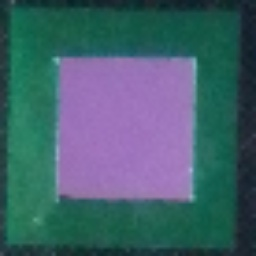
#> input picture Result_Nokia/nokia_cover/NO2/4lRYo_ngochanpham274@gmail.com_2024-12-12 10_38_01_No2-_0.5ppm_003_Nokia test_10.8768404_106.6782455.jpg, 256 x 256 px; its folder holds 4 pictures in this run
$ jupyter execute --allow-errors Optic_cover_NO2_nokia.ipynb
#> lines starting #> are read from the running program, lines starting #| are printed output that depends on the picture
[cell 1]
import cv2
import os
import joblib
import numpy as np
import pandas as pd
import matplotlib.pyplot as plt
from skimage.feature import local_binary_pattern, hog
from sklearn.metrics import mean_squared_error, r2_score
from sklearn.pipeline import Pipeline
from sklearn.model_selection import GridSearchCV, train_test_split
from sklearn.preprocessing import StandardScaler
from sklearn.linear_model import LinearRegression
from sklearn.ensemble import RandomForestRegressor
from sklearn.svm import SVR

[cell 2]
df = pd.read_csv("./Metadata_NO2_nokia.csv")
#> (reads Result_Nokia/Metadata_NO2_nokia.csv from the repository)
df.head()

[cell 3]
# Set the image_id as the index in data_pd
df.set_index('ID_img', inplace=True)

[cell 4]
# Đường dẫn tới thư mục chứa dữ liệu
data_dir = './nokia_cover/NO2/'
image_size = (256, 256)  # Kích thước ảnh (tuỳ chọn)

# Đọc tất cả hình ảnh trong thư mục
def load_images(data_dir, image_size):
#> called with data_dir = './nokia_cover/NO2/', image_size = (256, 256)
    images = []
    labels = []
    for img_name in os.listdir(data_dir):
        img_path = os.path.join(data_dir, img_name)
        if os.path.isfile(img_path):  # Kiểm tra chắc chắn đây là tệp
            try:
                image = cv2.imread(img_path)
#> image is the input picture: shape (256, 256, 3); mean B, G, R 108.1, 97.1, 67.3
                if image is None:  # Kiểm tra xem tệp có phải là ảnh hợp lệ không
                    print(f"File {img_path} không phải là ảnh hợp lệ.")
                    continue

                image = cv2.resize(image, image_size)

                # Lấy nhãn từ DataFrame df_NH3
                label = df.loc[img_name, 'ppm']

                images.append(image)
                labels.append(label)
            except Exception as e:
                print(f"Lỗi khi đọc ảnh {img_path}: {e}")

    return np.array(images), np.array(labels)

# Load dataset
images, labels = load_images(data_dir, image_size)

# Chia dữ liệu thành tập huấn luyện và kiểm thử
X_train, X_test, y_train, y_test = train_test_split(images, labels, test_size=0.4, random_state=42)

[cell 5]
# Chuyển đổi không gian màu RGB, HSV, L*a*b*
def extract_color_features(image):
    rgb_mean = np.mean(image, axis=(0,1))  # Tính trung bình theo kênh màu RGB
#> rgb_mean = [108.1, 97.09, 67.3]
    hsv_image = cv2.cvtColor(image, cv2.COLOR_BGR2HSV)
#> hsv_image: shape (256, 256, 3); mean H, S, V 100.9, 141.6, 117.2
    hsv_mean = np.mean(hsv_image, axis=(0,1))  # Trung bình trong không gian HSV
#> hsv_mean = [100.9, 141.6, 117.2]
    lab_image = cv2.cvtColor(image, cv2.COLOR_BGR2LAB)
#> lab_image: shape (256, 256, 3); mean of channels 0, 1, 2 102, 121, 120.2
    lab_mean = np.mean(lab_image, axis=(0,1))  # Trung bình trong không gian L*a*b*
#> lab_mean = [102, 121, 120.2]

    return np.concatenate([rgb_mean, hsv_mean, lab_mean])

# Áp dụng trích xuất đặc trưng màu cho tất cả ảnh
X_train_features = np.array([extract_color_features(img) for img in X_train])
#> in extract_color_features (call 2), `hsv_image = cv2.cvtColor(image, cv2.COLOR_BGR2HSV)`: hsv_image: shape (256, 256, 3); mean H, S, V 96, 129.3, 120.3
#> in extract_color_features (call 2), `lab_image = cv2.cvtColor(image, cv2.COLOR_BGR2LAB)`: lab_image: shape (256, 256, 3); mean of channels 0, 1, 2 110.2, 115.3, 124
X_test_features = np.array([extract_color_features(img) for img in X_test])
#> in extract_color_features (call 3), `hsv_image = cv2.cvtColor(image, cv2.COLOR_BGR2HSV)`: hsv_image: shape (256, 256, 3); mean H, S, V 104.1, 186.6, 98.2
#> in extract_color_features (call 3), `lab_image = cv2.cvtColor(image, cv2.COLOR_BGR2LAB)`: lab_image: shape (256, 256, 3); mean of channels 0, 1, 2 80.5, 128.8, 120.1
#> in extract_color_features (call 4), `rgb_mean = np.mean(image, axis=(0,1))`: rgb_mean = [112.5, 112.6, 68.75]
#> in extract_color_features (call 4), `rgb_mean = np.mean(image, axis=(0,1))`:
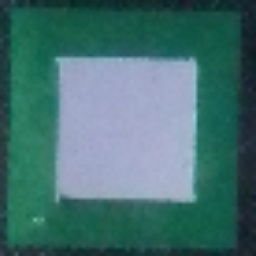
#> image: shape (256, 256, 3); mean B, G, R 112.5, 112.6, 68.7
#> in extract_color_features (call 4), `hsv_image = cv2.cvtColor(image, cv2.COLOR_BGR2HSV)`: hsv_image: shape (256, 256, 3); mean H, S, V 93.3, 130.8, 121.5
#> in extract_color_features (call 4), `hsv_mean = np.mean(hsv_image, axis=(0,1))`: hsv_mean = [93.26, 130.8, 121.5]
#> in extract_color_features (call 4), `lab_image = cv2.cvtColor(image, cv2.COLOR_BGR2LAB)`: lab_image: shape (256, 256, 3); mean of channels 0, 1, 2 112.8, 113.6, 124.3
#> in extract_color_features (call 4), `lab_mean = np.mean(lab_image, axis=(0,1))`: lab_mean = [112.8, 113.6, 124.3]

[cell 6]
# Trích xuất LBP và HOG
def extract_texture_features(image):
    gray_image = cv2.cvtColor(image, cv2.COLOR_BGR2GRAY)
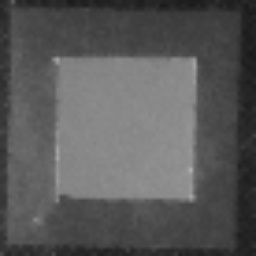
#> gray_image: shape (256, 256); min 26, max 178, mean 89.4

    # LBP
    lbp = local_binary_pattern(gray_image, P=8, R=1, method='uniform')
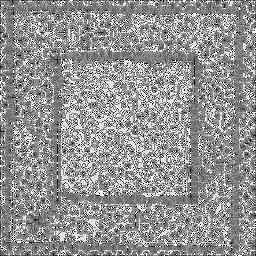
#> lbp: shape (256, 256) float64; min 0, max 9, mean 5.23; drawn with min black and max white
    lbp_hist, _ = np.histogram(lbp, bins=np.arange(0, 11), range=(0, 10), density=True)
#> lbp_hist = [0.00406, 0.0233, 0.00775, 0.115, 0.208, 0.305, 0.0835, 0.0761, 0.142, 0.036]

    # HOG
    hog_features, _ = hog(gray_image, orientations=9, pixels_per_cell=(8, 8),
                          cells_per_block=(2, 2), visualize=True)

    return np.concatenate([lbp_hist, hog_features])

# Áp dụng trích xuất đặc trưng kết cấu
X_train_texture = np.array([extract_texture_features(img) for img in X_train])
#> in extract_texture_features (call 2), `gray_image = cv2.cvtColor(image, cv2.COLOR_BGR2GRAY)`:
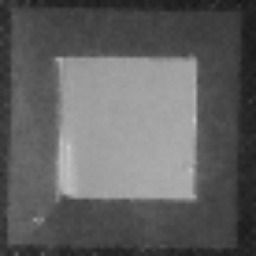
#> gray_image: shape (256, 256); min 21, max 203, mean 97.1
#> in extract_texture_features (call 2), `lbp = local_binary_pattern(gray_image, P=8, R=1, method='uniform')`:
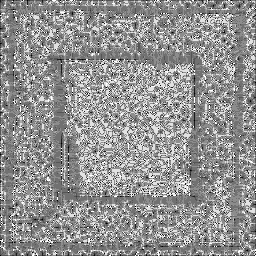
#> lbp: shape (256, 256) float64; min 0, max 9, mean 5.19; drawn with min black and max white
#> in extract_texture_features (call 2), `lbp_hist, _ = np.histogram(lbp, bins=np.arange(0, 11), range=(0, 10), ..`: lbp_hist = [0.00395, 0.0232, 0.008, 0.116, 0.216, 0.306, 0.0846, 0.074, 0.133, 0.0348]
X_test_texture = np.array([extract_texture_features(img) for img in X_test])
#> in extract_texture_features (call 3), `gray_image = cv2.cvtColor(image, cv2.COLOR_BGR2GRAY)`:
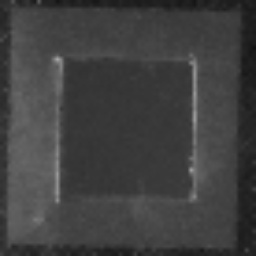
#> gray_image: shape (256, 256); min 18, max 169, mean 64.3
#> in extract_texture_features (call 3), `lbp = local_binary_pattern(gray_image, P=8, R=1, method='uniform')`:
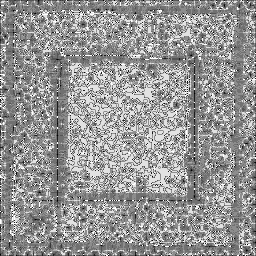
#> lbp: shape (256, 256) float64; min 0, max 9, mean 5.31; drawn with min black and max white
#> in extract_texture_features (call 3), `lbp_hist, _ = np.histogram(lbp, bins=np.arange(0, 11), range=(0, 10), ..`: lbp_hist = [0.00389, 0.0245, 0.00713, 0.115, 0.198, 0.293, 0.0788, 0.0777, 0.166, 0.0354]
#> in extract_texture_features (call 4), `lbp = local_binary_pattern(gray_image, P=8, R=1, method='uniform')`:
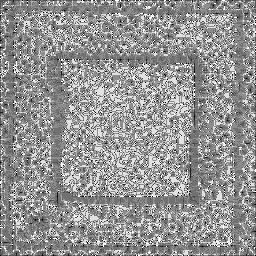
#> lbp: shape (256, 256) float64; min 0, max 9, mean 5.22; drawn with min black and max white
#> in extract_texture_features (call 4), `lbp_hist, _ = np.histogram(lbp, bins=np.arange(0, 11), range=(0, 10), ..`: lbp_hist = [0.00372, 0.0226, 0.0074, 0.117, 0.207, 0.307, 0.0852, 0.0752, 0.143, 0.0332]

[cell 7]
# Kết hợp đặc trưng màu sắc và kết cấu
X_train_combined = np.concatenate([X_train_features, X_train_texture], axis=1)
X_test_combined = np.concatenate([X_test_features, X_test_texture], axis=1)

[cell 8]
print(X_train_combined.shape)
#| (2, 34615)
print(X_test_combined.shape)
#| (2, 34615)
